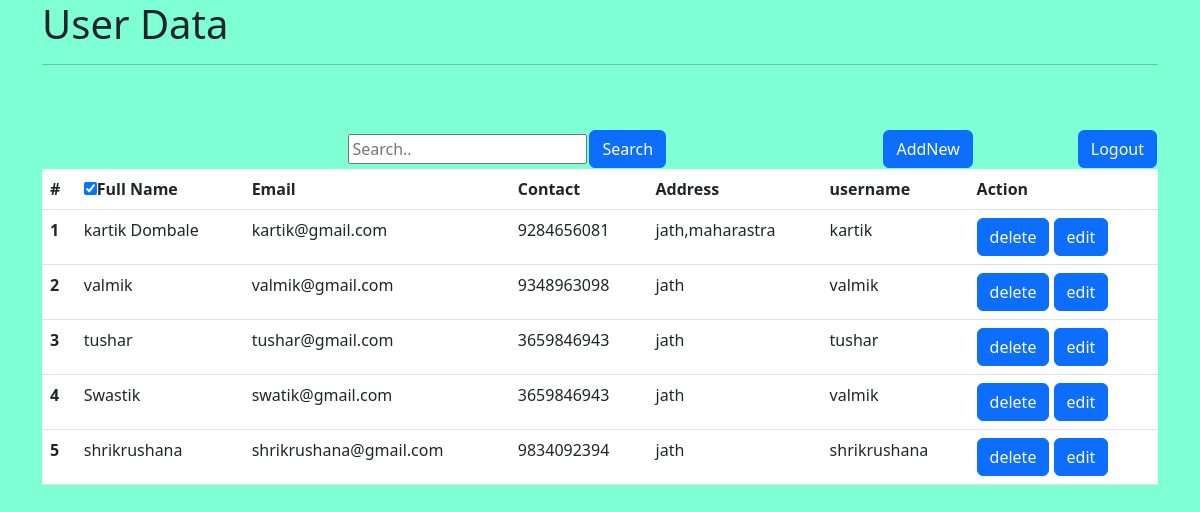
The app's page /home/ (signed in) with its own data.
### crudapp/models.py (models this page shows)
class UserData(models.Model):
    fullname = models.CharField('Full Name',max_length=100)
    email = models.EmailField('Email-id',max_length=50)
    contact = models.IntegerField('Contact')
    address = models.CharField('Address',max_length=200)
    username = models.CharField('Username',max_length=100)
    password = models.CharField('Password',max_length=20)

### crudapp/views.py (the view)
# urls.py: path('home/', views.index, name='home'),
def index(request):
    if request.session.get('username', False):
        alldata = UserData.objects.all()
        return render(request, 'index.html', context={'data': alldata})
    else:
        return HttpResponseRedirect('/')

### templates/index.html (shortened to what this page needs)
<!doctype html>
<html lang="en">
  <head>
    <link href="https://cdn.jsdelivr.net/npm/bootstrap@5.3.0/dist/css/bootstrap.min.css" rel="stylesheet">
  </head>
  <body style=background-color:aquamarine>
    <div class="container">
        <h1>User Data</h1>
        <hr/><br><br>
      <form action="/searchdata/"method="post">
        <div>
            <table style="width: 100%;">
              <tr>
                <td style="text-align:right;">
                    <input type="text" name="searchtext" placeholder="Search..">
                </td>
                <td><button type="submit" class="btn btn-primary">Search</button></td>
                <td style="text-align:right;"><a class="btn btn-primary" href="/register/">AddNew</a></td>
                <td style="text-align:right;"><a class="btn btn-primary" href="/logout/">Logout</a></td>
              </tr>
            </table>
        </div>
          <table class="table">
            <thead>
              <tr>
                <th scope="col">#</th>
                <th scope="col"> <input type="checkbox" class="fullname" checked />Full Name</th>
                <th scope="col">Email</th>
                <th scope="col">Contact</th>
                <th scope="col">Address</th>
                <th scope="col">username</th>
                <th>Action</th>
              </tr>
            </thead>
            <tbody>
                {% for dic in data %}
                <tr>
                    <td><strong>{{ forloop.counter }}</strong></td>
                    <td>{{ dic.fullname }}</td>
                    <td>{{ dic.email }}</td>
                    <td>{{ dic.contact }}</td>
                    <td>{{ dic.address }}</td>
                    <td>{{ dic.username }}</td>
                    <td>
                        <a class="btn btn-primary" href="/deleteuser/{{dic.id}}">delete</a>
                        <a class="btn btn-primary" href="/edituser/{{dic.id}}">edit</a>
                    </td>
                </tr>
                {% endfor %}
            </tbody>
          </table>
      </form>
    </div>
  </body>
</html>

### records on screen
UserData: fullname "kartik Dombale", email "kartik@gmail.com", contact "9284656081", address "jath,maharastra", username "kartik"
UserData: fullname "valmik", email "valmik@gmail.com", contact "9348963098", address "jath", username "valmik"
UserData: fullname "tushar", email "tushar@gmail.com", contact "3659846943", address "jath", username "tushar"
UserData: fullname "Swastik", email "swatik@gmail.com", contact "3659846943", address "jath", username "valmik"
UserData: fullname "shrikrushana", email "shrikrushana@gmail.com", contact "9834092394", address "jath", username "shrikrushana"
